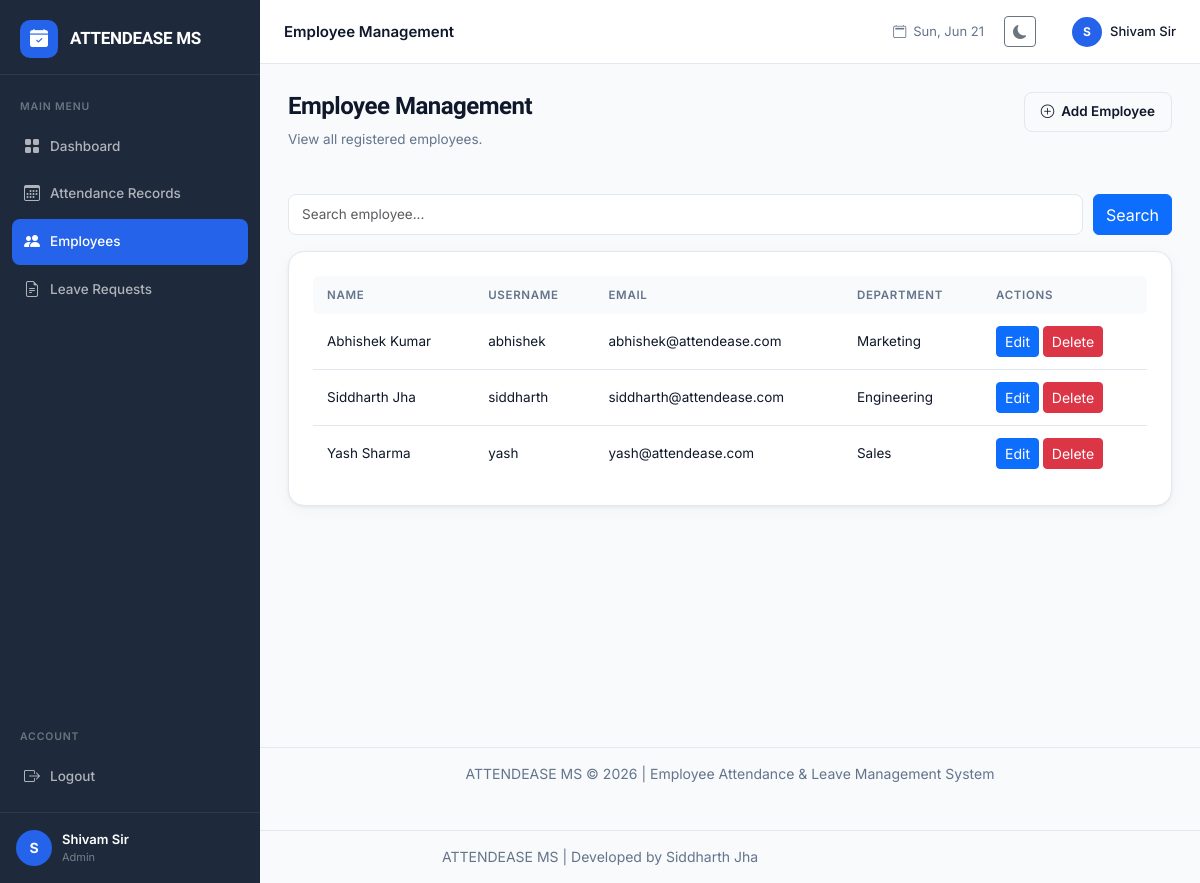
The page /admin/employees (signed in) on the database its author committed.
### tables this page shows
CREATE TABLE users (
            id INTEGER PRIMARY KEY AUTOINCREMENT,
            username TEXT UNIQUE NOT NULL,
            password TEXT NOT NULL,
            role TEXT NOT NULL,
            full_name TEXT NOT NULL,
            email TEXT,
            department TEXT
        );

### app.py (the view)
@app.route('/admin/employees')
@admin_required
def admin_employees():
    search = request.args.get('search', '').strip()
    db = get_db()
    if search:
        employees = db.execute(
            """
            SELECT * FROM users
            WHERE role='employee'
            AND (
                full_name LIKE ?
                OR username LIKE ?
                OR department LIKE ?
            )
            ORDER BY full_name
            """,
            (
                f'%{search}%',
                f'%{search}%',
                f'%{search}%'
            )
        ).fetchall()
    else:
        employees = db.execute(
            """
            SELECT * FROM users
            WHERE role='employee'
            ORDER BY full_name
            """
        ).fetchall()
    db.close()
    return render_template(
        'admin/employees.html',
        employees=employees,
        search=search
    )

### app.py (called while the page is built)
def get_db():
    db = sqlite3.connect('database.db')
    db.row_factory = sqlite3.Row
    return db

def admin_required(f):
    from functools import wraps
    @wraps(f)
    def decorated(*args, **kwargs):
        if 'user_id' not in session:
            return redirect(url_for('login'))
        if session.get('role') != 'admin':
            flash('Access denied.', 'danger')
            return redirect(url_for('employee_dashboard'))
        return f(*args, **kwargs)
    return decorated

### templates/admin/employees.html (shortened to what this page needs)
{% extends "base.html" %}
{% block page_title %}Employee Management{% endblock %}
{% block content %}
<div class="page-header">
    <div>
        <h1 class="page-heading">Employee Management</h1>
        <p class="page-sub">
            View all registered employees.
        </p>
    </div>
    <a href="{{ url_for('add_employee') }}"
       class="btn-outline-action">
        <i class="bi bi-plus-circle"></i>
        Add Employee
    </a>
</div>
<form method="GET" class="mb-3">
    <div style="display:flex; gap:10px;">
        <input
            type="text"
            name="search"
            value="{{ search }}"
            placeholder="Search employee..."
            class="form-control">
        <button
            type="submit"
            class="btn btn-primary">
            Search
        </button>
    </div>
</form>
<div class="activity-card">
    <div class="table-responsive">
        <table class="data-table">
            <thead>
                <tr>
                    <th>Name</th>
                    <th>Username</th>
                    <th>Email</th>
                   <th>Department</th>
                   <th>Actions</th>
                </tr>
            </thead>
            <tbody>
                {% for emp in employees %}
                <tr>
                    <td>{{ emp.full_name }}</td>
                    <td>{{ emp.username }}</td>
                    <td>{{ emp.email }}</td>
                    <td>{{ emp.department }}</td>
                    <td>
                        <a href="{{ url_for('edit_employee', user_id=emp.id) }}"
                           class="btn btn-sm btn-primary">
                           Edit
                        </a>
                        <a href="{{ url_for('delete_employee', user_id=emp.id) }}"
                           class="btn btn-sm btn-danger"
                           onclick="return confirm('Delete this employee?');">
                           Delete
                        </a>
                    </td>
                </tr>
                {% endfor %}
            </tbody>
        </table>
    </div>
</div>
{% endblock %}

### static/css/main.css (style rules this page uses)
:root { --primary: #2563EB; --primary-dark: #1D4ED8; --primary-light: #EFF6FF; --secondary: #1E293B; --bg: #F8FAFC; --surface: #FFFFFF; --border: #E2E8F0; --text: #0F172A; --text-muted: #64748B; --success: #059669; --success-bg: #ECFDF5; --warning: #D97706; --warning-bg: #FFFBEB; --danger: #DC2626; --danger-bg: #FEF2F2; --purple: #7C3AED; --purple-bg: #F5F3FF; --sidebar-w: 260px; --topbar-h: 64px; --radius: 12px; --radius-sm: 8px; --shadow: 0 1px 3px rgba(0,0,0,0.06), 0 4px 16px rgba(0,0,0,0.04); --shadow-md: 0 4px 24px rgba(37,99,235,0.12); }
* { box-sizing: border-box; margin: 0; padding: 0; }
body { font-family: 'Inter', system-ui, sans-serif; background: var(--bg); color: var(--text); font-size: 14px; line-height: 1.6; -webkit-font-smoothing: antialiased; }
.page-header { display: flex; align-items: flex-start; justify-content: space-between; margin-bottom: 28px; gap: 16px; }
.page-heading { font-family: 'Plus Jakarta Sans', sans-serif; font-size: 24px; font-weight: 700; color: var(--text); letter-spacing: -0.5px; }
.page-sub { color: var(--text-muted); font-size: 13.5px; margin-top: 3px; }
.stat-card, .chart-card, .activity-card { transition: all 0.25s ease; }
.activity-card { background: var(--surface); border-radius: 16px; padding: 24px; box-shadow: var(--shadow); border: 1px solid var(--border); overflow-x: auto; }
.data-table { width: 100%; border-collapse: collapse; }
.data-table th { padding: 10px 14px; text-align: left; font-size: 11.5px; font-weight: 600; text-transform: uppercase; letter-spacing: 0.06em; color: var(--text-muted); background: var(--bg); cursor: pointer; user-select: none; white-space: nowrap; }
.data-table th:first-child { border-radius: 6px 0 0 6px; }
.data-table th:last-child { border-radius: 0 6px 6px 0; }
.data-table td { padding: 12px 14px; border-bottom: 1px solid var(--border); font-size: 13.5px; vertical-align: middle; }
.data-table tr:last-child td { border-bottom: none; }
.btn-outline-action { display: inline-flex; align-items: center; gap: 7px; background: transparent; color: var(--text); border: 1.5px solid var(--border); padding: 8px 16px; border-radius: 8px; font-size: 13.5px; font-weight: 600; cursor: pointer; text-decoration: none; transition: all 0.2s; }
.form-control { width: 100%; padding: 9px 13px; border: 1.5px solid var(--border); border-radius: 8px; font-size: 13.5px; color: var(--text); background: var(--surface); font-family: inherit; transition: border-color 0.2s, box-shadow 0.2s; outline: none; }
body, .app-wrapper, .main-content, .page-content { max-width: 100%; overflow-x: hidden; }

### rows shown on the page
users: full_name "Abhishek Kumar", username "abhishek", email "abhishek@attendease.com", department "Marketing"
users: full_name "Siddharth Jha", username "siddharth", email "siddharth@attendease.com", department "Engineering"
users: full_name "Yash Sharma", username "yash", email "yash@attendease.com", department "Sales"

### other values the page prints
{{ session.full_name[0] }} "S"
{{ session.full_name }} "Shivam Sir"
{{ session.role | capitalize }} "Admin"
